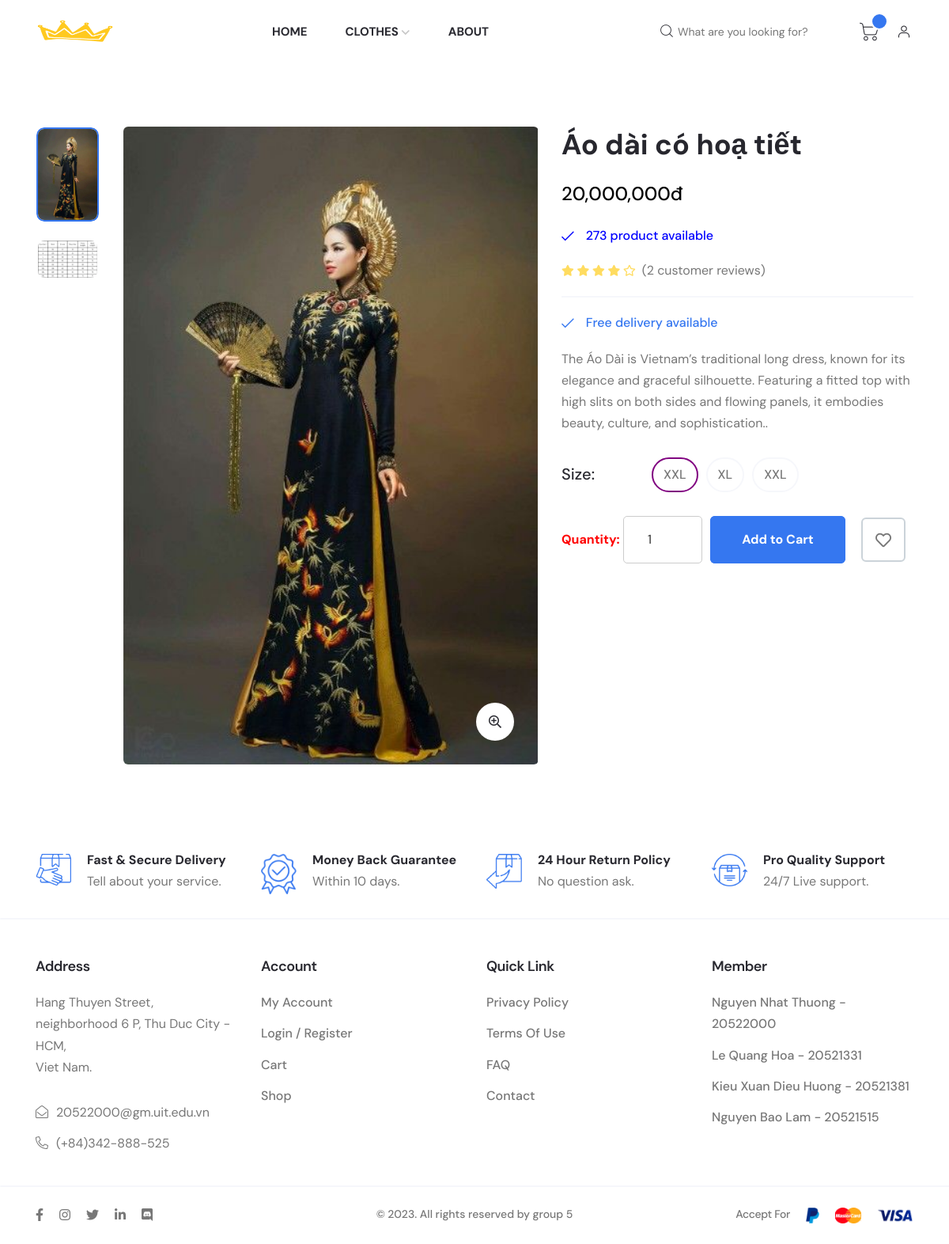
The page /web_user/fashionApp.php?act=detail_product&id=92 on the database its author committed.
### tables this page shows
CREATE TABLE `tbl_product` (
  `id_product` int(6) NOT NULL,
  `product_name` varchar(255) NOT NULL,
  `quantity` int(11) NOT NULL DEFAULT 0,
  `product_img` varchar(50) NOT NULL,
  `product_prices` int(10) NOT NULL DEFAULT 0,
  `catalog_id` int(4) NOT NULL,
  `employee_entry` int(11) NOT NULL,
  `entry_date` date NOT NULL DEFAULT current_timestamp(),
  `sup_id` int(11) NOT NULL,
  `view` tinyint(4) NOT NULL DEFAULT 0,
  `special` tinyint(4) NOT NULL DEFAULT 0,
  `old_prices` int(11) NOT NULL DEFAULT 0,
  `description` varchar(255) NOT NULL,
  `size` varchar(5) NOT NULL DEFAULT 'L'
);

### model_user/productdb_user.php (called while the page is built, shortened)
<?php
function get_detail_product($id){
    $conn=connectdb();
    $stmt = $conn->prepare("SELECT * FROM tbl_product Where id_product =".$id);
    $stmt->execute();
    $kq=$stmt->fetchAll();
    return $kq;
}
?>

### web_user/detail_product.php (the view, shortened to what this page needs)
  <?php
    $i = 0;
    echo '
        <div class="axil-single-product-area axil-section-gap pb--0 bg-color-white">
            <div class="single-product-thumb mb--40">
                <div class="container">
                    <div class="row">
                        <div class="col-lg-7 mb--40">
                            <div class="row">
                                <div class="col-lg-10 order-lg-2">
                                    <div class="single-product-thumbnail-wrap zoom-gallery">
                                        <div class="single-product-thumbnail product-large-thumbnail-3 axil-product">
                                            <div class="thumbnail">
                                                <a href="../uploads/'.$detail_product[0]["product_img"].'" class="popup-zoom">
                                                    <img class="custom_img_detail" src="../uploads/'.$detail_product[0]["product_img"].'" alt="Product Images">
                                                </a>
                                            </div>
                                        </div>
                                        <div class="product-quick-view position-view">
                                            <a href="../uploads/'.$detail_product[0]["product_img"].'" class="popup-zoom">
                                                <i class="far fa-search-plus"></i>
                                            </a>
                                        </div>
                                    </div>
                                </div>
                                <div class="col-lg-2 order-lg-1">
                                    <div class="product-small-thumb-3 small-thumb-wrapper">
                                        <div class="small-thumb-img">
                                            <img src="../uploads/'.$detail_product[0]["product_img"].'" alt="thumb image">
                                        </div>
                                        <div class="small-thumb-img">
                                            <img src="../uploads/size.png" alt="thumb image">
                                        </div>
                                    </div>
                                </div>
                            </div>
                        </div>
                        <div class="col-lg-5 mb--40">
                            <div class="single-product-content">
                                <div class="inner">
                                    <h2 class="product-title">'.$detail_product[0]["product_name"].'</h2>
                                    <span class="price-amount">'.number_format($detail_product[0]["product_prices"]).'đ</span>';
                                    if ($detail_product[0]["quantity"] == 0) {
                                        echo '
                                            <ul class="product-meta">
                                                <li style="color: red;"><i class="fal fa-times"></i>Run out of stock</li>
                                                <li style="color: red;"><i class="fal fa-times"></i>'.$detail_product[0]["quantity"].' product available</li>
                                            </ul>
                                        ';
                                    } else {
                                        echo '
                                            <ul class="product-meta">
                                                <li style="color: Blue;"><i class="fal fa-check"></i>'.$detail_product[0]["quantity"].' product available</li>
                                            </ul>
                                        ';
                                    }
                                    echo '
                                    <div class="product-rating">
                                        <div class="star-rating">
                                            <i class="fas fa-star"></i>
                                            <i class="fas fa-star"></i>
                                            <i class="fas fa-star"></i>
                                            <i class="fas fa-star"></i>
                                            <i class="far fa-star"></i>
                                        </div>
                                        <div class="review-link">
                                            <a href="#">(<span>2</span> customer reviews)</a>
                                        </div>
                                    </div>
                                    <ul class="product-meta">
                                        <li><i class="fal fa-check"></i>Free delivery available</li>
                                    </ul>
                                    <p class="description">'.$detail_product[0]["description"].'.</p>
                                    <div class="product-variations-wrapper">
                                        <div class="product-variation product-size-variation">
                                            <h6 class="title">Size:</h6>
                                            <ul class="range-variant">
                                                <li onclick="highlightSize(this)" class="active">'.$detail_product[0]["size"].'</li>
                                                <li onclick="highlightSize(this)">XL</li>
                                                <li onclick="highlightSize(this)">XXL</li>
                                            </ul>
                                        </div>
                                    </div>';
                                    echo '
                                    <div class="product-action-wrapper d-flex-center">
                                        <form id="slider_product_'.$i.'" action="fashionApp.php?act=add_cart" method="POST">
                                            <input type="hidden" value="'.$detail_product[0]["product_img"].'" name="img">
                                            <input type="hidden" value="'.$detail_product[0]["product_name"].'" name="name">
                                            <input type="hidden" value="'.$detail_product[0]["product_prices"].'" name="price">
                                            <input type="hidden" value="'.$detail_product[0]["id_product"].'" name="id">
                                            <input type="hidden" value="'.$detail_product[0]["size"].'" name="size">
                                            <label style="color: red; font-weight: bold;">Quantity:</label>
                                            <input style="height: 59.2px; border: 1px solid #ccc; border-radius: 5px; font-size: 16px; color: #333;
                                            width: 100px;" type="number" name="quantity" value="1"  min="1" max="'.$detail_product[0]["quantity"].'" placeholder="quantity"  oninput="limitInput(this)">
                                        </form>
                                        <ul class="product-action d-flex-center mb--0">';
                                            if ($detail_product[0]["quantity"] != 0) {
                                                echo '
                                                    <li class="add-to-cart"><a href="javascript:void(0);" onclick="submitForm('.$i.')" class="axil-btn btn-bg-primary">Add to Cart</a></li>
                                                    <li class="wishlist"><a href="#" class="axil-btn wishlist-btn"><i class="far fa-heart"></i></a></li>
                                                ';
                                            } else {
                                                echo '
                                                <li class="add-to-cart" ><a style="background-color: grey; color: white;"href="#" class="axil-btn" >Out of stock</a></li>
                                                <li class="wishlist"><a href="#" class="axil-btn wishlist-btn"><i class="far fa-heart"></i></a></li>
                                                ';
                                            }
                                    echo '
                                        </ul>
                                    </div>
                                </div>
                            </div>
                        </div>
                    </div>
                </div>
            </div>
        </div>
    ';
?>

### web_user/detail_product.php (style rules this page uses)
.active { background-color: green; }

### rows shown on the page
tbl_product: product_img (picture), product_name "Áo dài có hoạ tiết", product_prices "20,000,000", quantity "273", description "The Áo Dài is Vietnam’s traditional long dress, known for its elegance and graceful silhouette. Featuring a fitted top with high slits on both sides and flowing panels, it embodies beauty, culture, and sophistication.", size "XXL"
